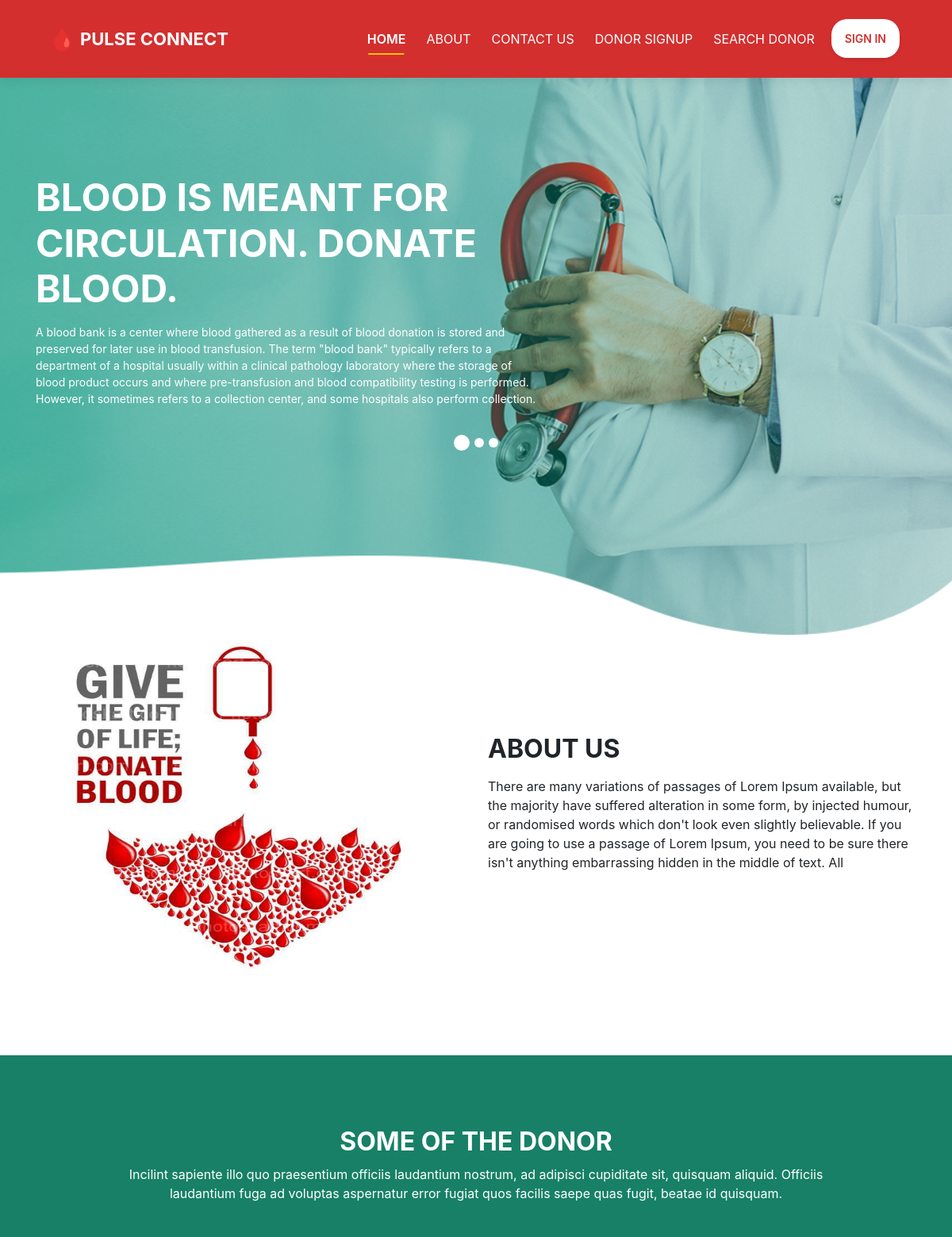
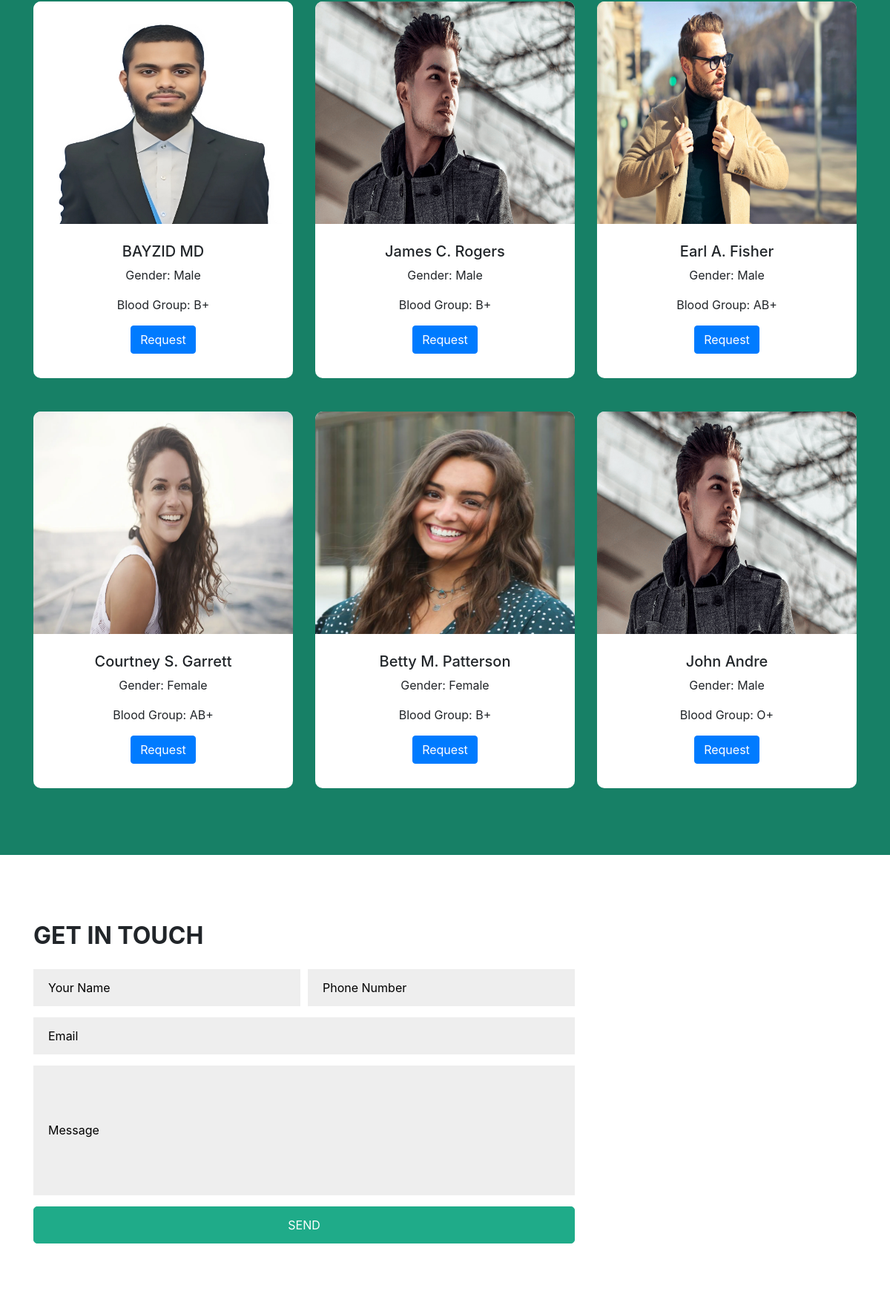
The page / (upper part) on the database its author committed (2 pictures, top to bottom).
### bbdmsapp/models.py (models this page shows, shortened)
class DonorReg(models.Model):
    admin = models.OneToOneField(
        CustomUser, on_delete=models.CASCADE, null=True, blank=True
    )
    name = models.CharField(max_length=200, default='')
    age = models.IntegerField(default=0)
    mobilenumber = models.CharField(max_length=11)
    bloodgroup = models.ForeignKey(Bloodgroup, on_delete=models.CASCADE)
    gender = models.CharField(max_length=100)
    address = models.CharField(max_length=250)
    status = models.CharField(max_length=50, default='0')
    regdate_at = models.DateTimeField(auto_now_add=True)
    updated_at = models.DateTimeField(auto_now=True)

class CustomUser(AbstractUser):
    USER = {
        (1, 'admin'),
        (2, 'donor'),
        (3, 'requester'),
    }
    user_type = models.CharField(choices=USER, max_length=50, default=1)
    profile_pic = models.ImageField(upload_to='media/profile_pic')

class Bloodgroup(models.Model):
    bloodgroup = models.CharField(max_length=200)
    created_at = models.DateTimeField(auto_now_add=True)
    updated_at = models.DateTimeField(auto_now=True)

### bloodbanksystem/userviews.py (the view, shortened to what this page needs)
# urls.py: path('', userviews.Index, name='index'),
def Index(request):
    donorview = DonorReg.objects.filter(status='0').order_by('-id')[:6]
    context = {'dv': donorview,
    }
    return render(request, 'index.html',context)

### templates/index.html (shortened to what this page needs)
{% extends 'userbase.html' %}
{% load static %}
{% block content %}
<section class="slider_section ">
    <div id="customCarousel1" class="carousel slide" data-ride="carousel">
      <div class="carousel-inner">
        <div class="carousel-item active">
          <div class="container ">
            <div class="row">
              <div class="col-md-7">
                <div class="detail-box">
                  <h1>
                    Blood is meant for circulation. Donate Blood.
                  </h1>
                  <p>
                    A blood bank is a center where blood gathered as a result of blood donation is stored and preserved for later use in blood transfusion. The term "blood bank" typically refers to a department of a hospital usually within a clinical pathology laboratory where the storage of blood product occurs and where pre-transfusion and blood compatibility testing is performed. However, it sometimes refers to a collection center, and some hospitals also perform collection.
                  </p>
                </div>
              </div>
            </div>
          </div>
        </div>
      </div>
      <ol class="carousel-indicators">
        <li data-target="#customCarousel1" data-slide-to="0" class="active"></li>
        <li data-target="#customCarousel1" data-slide-to="1"></li>
        <li data-target="#customCarousel1" data-slide-to="2"></li>
      </ol>
    </div>
  </section>
</div>
<section class="about_section layout_margin-bottom">
  <div class="container  ">
    <div class="row">
      <div class="col-md-6 ">
        <div class="img-box">
          <img src="{% static 'assets1/images/about-img.jpg'%}" height="440" width="200" alt="">
        </div>
      </div>
      <div class="col-md-6">
        <div class="detail-box">
          <div class="heading_container">
            <h2>
              About <span>Us</span>
            </h2>
          </div>
          <p>
            There are many variations of passages of Lorem Ipsum available, but the majority have suffered alteration
            in some form, by injected humour, or randomised words which don't look even slightly believable. If you
            are going to use a passage of Lorem Ipsum, you need to be sure there isn't anything embarrassing hidden in
            the middle of text. All
          </p>
        </div>
      </div>
    </div>
  </div>
</section>
<section class="doctor_section layout_padding">
  <div class="container">
    <div class="heading_container heading_center">
      <h2>
       Some of the Donor
      </h2>
      <p class="col-md-10 mx-auto px-0">
        Incilint sapiente illo quo praesentium officiis laudantium nostrum, ad adipisci cupiditate sit, quisquam aliquid. Officiis laudantium fuga ad voluptas aspernatur error fugiat quos facilis saepe quas fugit, beatae id quisquam.
      </p>
    </div>
    <div class="row">
        {% for i in dv %}
      <div class="col-sm-6 col-lg-4 mx-auto">
        <div class="box">
          <div class="img-box">
            <img src="{{i.admin.profile_pic.url}}" width="200" height="300" alt="">
          </div>
          <div class="detail-box">
            <h5>
                {{i.admin.first_name}} {{i.admin.last_name}}
            </h5>
            <p>Gender: {{i.gender}}</p>
            <p>Blood Group: {{i.bloodgroup.bloodgroup}}</p>
            <h6 class="">
              <a href="{% url 'blood-request' i.id %}" class="btn btn-primary">Request</a>
            </h6>
          </div>
        </div>
      </div>{% endfor %}
    </div>
  </div>
</section>
<section class="contact_section layout_padding">
  <div class="container">
    <div class="heading_container">
      <h2>
        Get In Touch
      </h2>
    </div>
    <div class="row">
      <div class="col-md-8">
        <div class="form_container contact-form">
          <form action="" method="POST">
            <div class="form-row">
              <div class="col-lg-6">
                <div>
                  <input type="text" placeholder="Your Name"  name="fullname" required="true"/>
                </div>
              </div>
              <div class="col-lg-6">
                <div>
                  <input type="text" placeholder="Phone Number" name="mobno" required="true"/>
                </div>
              </div>
            </div>
            <div>
              <input type="email" placeholder="Email" name="email" required="true"/>
            </div>
            <div>
              <input type="text" class="message-box" placeholder="Message" name="message" required="true"/>
            </div>
            <div class="btn_box">
              <button>
                SEND
              </button>
            </div>
          </form>
        </div>
      </div>
    </div>
  </div>
</section>
{% endblock %}

### static/assets1/css/style.css (style rules this page uses)
body { font-family: 'Nunito', sans-serif; color: #000000; background-color: #fefefe; overflow-x: hidden; }
.layout_padding { padding: 90px 0; }
.layout_margin-bottom { margin-bottom: 90px; }
.heading_container { display: -webkit-box; display: -ms-flexbox; display: flex; -webkit-box-orient: vertical; -webkit-box-direction: normal; -ms-flex-direction: column; flex-direction: column; -webkit-box-align: start; -ms-flex-align: start; align-items: flex-start; }
.heading_container h2 { position: relative; font-weight: bold; margin-bottom: 0; text-transform: uppercase; }
.heading_container p { margin-top: 10px; margin-bottom: 0; }
.heading_container.heading_center { -webkit-box-align: center; -ms-flex-align: center; align-items: center; text-align: center; }
a, a:hover, a:focus { text-decoration: none; }
.btn, .btn:focus { outline: none !important; -webkit-box-shadow: none; box-shadow: none; }
.slider_section { -webkit-box-flex: 1; -ms-flex: 1; flex: 1; display: -webkit-box; display: -ms-flexbox; display: flex; -webkit-box-align: center; -ms-flex-align: center; align-items: center; position: relative; padding: 45px 0 145px 0; }
.slider_section .row { -webkit-box-align: center; -ms-flex-align: center; align-items: center; }
.slider_section #customCarousel1 { width: 100%; position: unset; }
.slider_section .detail-box { color: #1fab89; }
.slider_section .detail-box h1 { font-size: 3rem; font-weight: bold; text-transform: uppercase; margin-bottom: 15px; color: #ffffff; }
.slider_section .detail-box p { color: #fefefe; font-size: 14px; }
.slider_section .carousel-indicators { position: unset; margin: 0; -webkit-box-pack: center; -ms-flex-pack: center; justify-content: center; -webkit-box-align: center; -ms-flex-align: center; align-items: center; }
.slider_section .carousel-indicators li { background-color: #ffffff; width: 12px; height: 12px; border-radius: 100%; opacity: 1; }
.slider_section .carousel-indicators li.active { width: 20px; height: 20px; }
.about_section .row { -webkit-box-align: center; -ms-flex-align: center; align-items: center; }
.about_section .img-box { display: -webkit-box; display: -ms-flexbox; display: flex; -webkit-box-pack: center; -ms-flex-pack: center; justify-content: center; }
.about_section .img-box img { width: 100%; border-radius: 15px; }
.about_section .detail-box p { margin-top: 15px; }
.doctor_section { background: #178066; }
.doctor_section .heading_container { color: #ffffff; }
.doctor_section .box { display: -webkit-box; display: -ms-flexbox; display: flex; -webkit-box-orient: vertical; -webkit-box-direction: normal; -ms-flex-direction: column; flex-direction: column; overflow: hidden; margin-top: 45px; border-radius: 10px; overflow: hidden; background: #ffffff; }
.doctor_section .box .img-box { width: 100%; }
.doctor_section .box .img-box img { width: 100%; }
.doctor_section .box .detail-box { width: 100%; padding: 25px 15px; text-align: center; position: relative; }
.contact_section { position: relative; }
.contact_section .heading_container { margin-bottom: 25px; }
.contact_section .heading_container h2 { text-transform: uppercase; }
.contact_section .form_container input { width: 100%; border: none; height: 50px; margin-bottom: 15px; padding-left: 20px; outline: none; color: #101010; background: #eeeeee; }
.contact_section .form_container input::placeholder { color: #000000; }
.contact_section .form_container input.message-box { height: 175px; }
.contact_section .form_container button { width: 100%; border: none; text-transform: uppercase; display: inline-block; padding: 12px 55px; background-color: #1fab89; color: #ffffff; border-radius: 5px; -webkit-transition: all 0.3s; transition: all 0.3s; border: 1px solid #1fab89; }

### static/assets1/css/responsive.css (style rules this page uses)
@media (min-width: 1200px) { .container { max-width: 1170px; } }

### rows shown on the page
DonorReg: admin.profile_pic (picture), admin.first_name "BAYZID", admin.last_name "MD", gender "Male", bloodgroup.bloodgroup "B+"
DonorReg: admin.profile_pic (picture), admin.first_name "James", admin.last_name "C. Rogers", gender "Male", bloodgroup.bloodgroup "B+"
DonorReg: admin.profile_pic (picture), admin.first_name "Earl", admin.last_name "A. Fisher", gender "Male", bloodgroup.bloodgroup "AB+"
DonorReg: admin.profile_pic (picture), admin.first_name "Courtney", admin.last_name "S. Garrett", gender "Female", bloodgroup.bloodgroup "AB+"
DonorReg: admin.profile_pic (picture), admin.first_name "Betty", admin.last_name "M. Patterson", gender "Female", bloodgroup.bloodgroup "B+"
DonorReg: admin.profile_pic (picture), admin.first_name "John", admin.last_name "Andre", gender "Male", bloodgroup.bloodgroup "O+"
